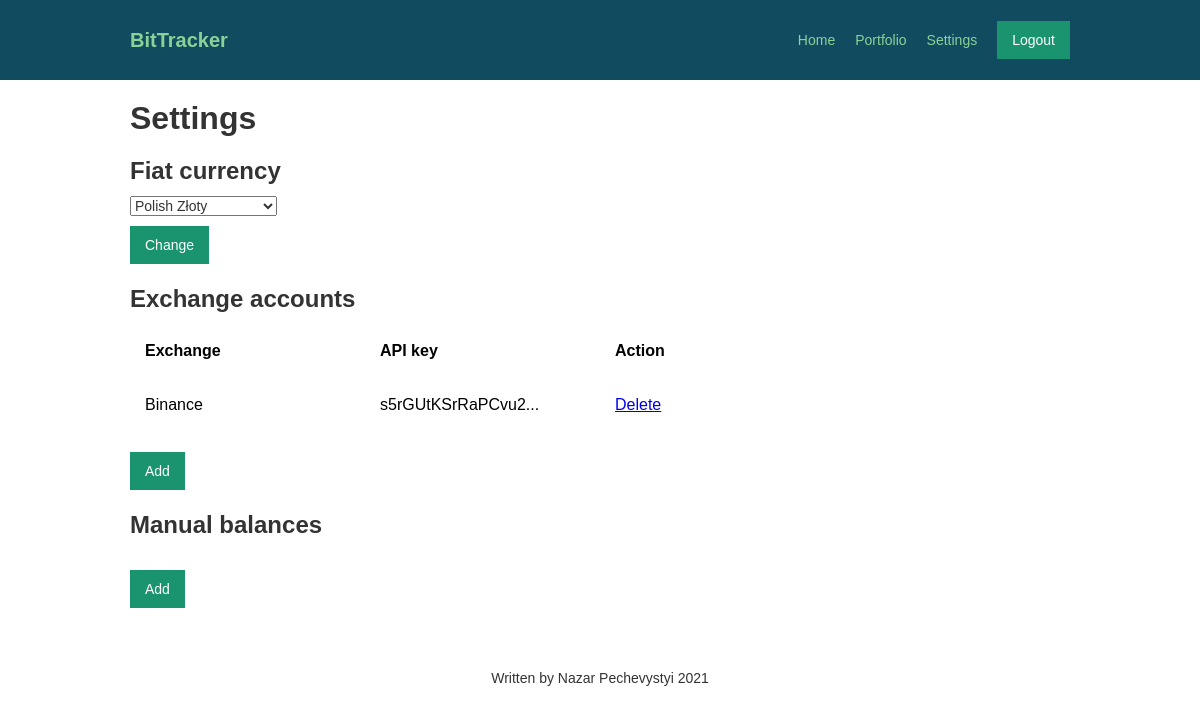
Page /settings (signed in) on the earlier database version.
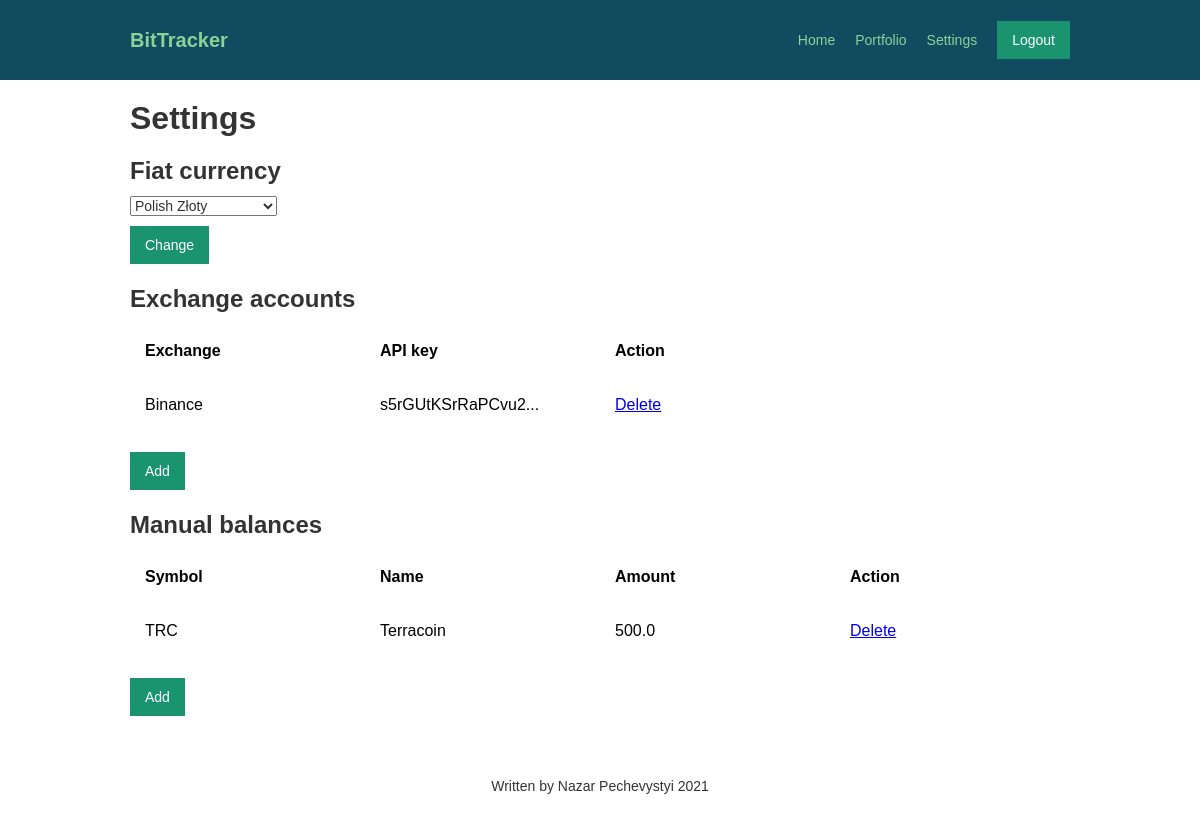
Same page on the later database version.
### tracker/models.py (models this page shows, shortened)
class UserProfile(models.Model):
    user = models.OneToOneField(User, on_delete=models.CASCADE)
    fiat = models.ForeignKey(Fiat, on_delete=models.CASCADE, default='USD')

class ExchangeAccount(models.Model):
    user = models.ForeignKey(UserProfile, on_delete=models.CASCADE)
    exchange = models.ForeignKey(Exchange, on_delete=models.CASCADE)
    key = models.CharField(max_length=1024)
    secret = models.CharField(max_length=1024)

class Exchange(models.Model):
    name = models.CharField(max_length=64, primary_key=True)
    def __str__(self):
        return f"{self.name}"

class Balance(models.Model):
    crypto = models.ForeignKey(Crypto, on_delete=models.CASCADE)
    amount = models.FloatField(null=True, blank=True)
    date = models.DateTimeField(auto_now=True)
    class Meta:
        abstract = True

class ManualBalance(Balance):
    user = models.ForeignKey(UserProfile, on_delete=models.CASCADE)

class Crypto(models.Model):
    symbol = models.CharField(max_length=10, primary_key=True)
    name = models.CharField(max_length=32)

### tracker/views.py (the view)
# urls.py: path('settings', views.settings, name='settings'),
@login_required
def settings(request):
    profile = UserProfile.objects.get(user=request.user)
    if request.method == 'POST':
        fiat_form = UserProfileFiatForm(
            request.POST,
            instance=profile
        )
        if fiat_form.is_valid():
            fiat_form.save()
            return redirect('settings')
    else:
        fiat_form = UserProfileFiatForm(instance=profile)
    exchange_accounts = ExchangeAccount.objects.filter(user=profile)
    manual_balances = ManualBalance.objects.filter(user=profile)
    context = {'fiat_form': fiat_form,
               'exchange_accounts': exchange_accounts,
               'manual_balances': manual_balances}
    return render(request, 'settings.html', context)

### tracker/forms.py
class UserProfileFiatForm(ModelForm):
    class Meta:
        model = UserProfile
        fields = ('fiat',)

### tracker/models.py (called while the page is built)
    def __str__(self):
        return self.name

### tracker/templates/settings.html (shortened to what this page needs)
{% extends "base.html" %}
{% block content %}
    <h2>Settings</h2>
    <h3>Fiat currency</h3>
    <form method="post">
    {% for field in fiat_form %}
      <p>
        {{ field }}
      </p>
    {% endfor %}
    <button type="submit" class="button w-button">Change</button>
  </form>
    <h3>Exchange accounts</h3>
    {% if exchange_accounts %}
    <div class="table__wrapper">
        <div class="table-point">
            <div class="column">
                <div class="title-text"><strong>Exchange</strong></div>
            </div>
            <div class="column">
                <div class="title-text"><strong>API key</strong></div>
            </div>
            <div class="column">
                <div class="title-text"><strong>Action</strong></div>
            </div>
        </div>
        {% for account in exchange_accounts %}
            <div class="table-point grey">
                <div class="column">
                    <div class="title-text">{{ account.exchange }}</div>
                </div>
                <div class="column">
                    <div class="title-text">{{ account.key|slice:":16" }}...</div>
                </div>
                <div class="column">
                    <div class="title-text"><a href="{% url 'delete_exchange_account' pk=account.pk %}">Delete</a></div>
                </div>
            </div>
        {% endfor %}
    </div>
    {% endif %}
    <br>
    <a href="{% url 'add_exchange_account' %}" class="button w-button">Add</a>
    <h3>Manual balances</h3>
    {% if manual_balances %}
    <div class="table__wrapper">
        <div class="table-point">
            <div class="column">
                <div class="title-text"><strong>Symbol</strong></div>
            </div>
            <div class="column">
                <div class="title-text"><strong>Name</strong></div>
            </div>
            <div class="column">
                <div class="title-text"><strong>Amount</strong></div>
            </div>
            <div class="column">
                <div class="title-text"><strong>Action</strong></div>
            </div>
        </div>
        {% for balance in manual_balances %}
            <div class="table-point grey">
                <div class="column">
                    <div class="title-text">{{ balance.crypto.symbol }}</div>
                </div>
                <div class="column">
                    <div class="title-text">{{ balance.crypto.name }}</div>
                </div>
                <div class="column">
                    <div class="title-text">{{ balance.amount }}</div>
                </div>
                <div class="column">
                    <div class="title-text"><a href="{% url 'delete_manual_balance' pk=balance.pk %}">Delete</a></div>
                </div>
            </div>
        {% endfor %}
    </div>
    {% endif %}
    <br>
    <a href="{% url 'add_manual_balance' %}" class="button w-button">Add</a>
{% endblock %}

### tracker/templates/base.html (shortened to what this page needs)
<!DOCTYPE html>
<html data-wf-page="60b5f42e18d38e7ea90a985f" data-wf-site="60b5f42e18d38e31650a985e" lang="en">
<head>
    {% load static %}
    <link href="{% static 'css/normalize.css' %}" rel="stylesheet" type="text/css">
    <link href="{% static 'css/webflow.css' %}" rel="stylesheet" type="text/css">
    <link href="{% static 'css/bittracker.css' %}" rel="stylesheet" type="text/css">
</head>
<body>
<header id="nav" class="sticky-nav">
    <nav class="w-container">
        <ul role="list" class="nav-grid w-list-unstyled">
            <li id="w-node-_7c6dec11-39cd-a187-c47d-a0199d4d9470-a90a985f" class="list-item">BitTracker</li>
            <li>
                <a href="{% url 'home' %}" class="nav-link">Home</a>
            </li>
            {% if user.is_authenticated %}
                <li>
                    <a href="{% url 'portfolio' %}" class="nav-link">Portfolio</a>
                </li>
                <a href="{% url 'settings' %}" class="nav-link">Settings</a>
                <li>
                    <a href="{% url 'logout' %}" class="button w-button">Logout</a>
                </li>
            {% else %}
                <li>
                    <a href="{% url 'login' %}" class="button w-button">Log in</a>
                </li>
            {% endif %}
        </ul>
    </nav>
</header>
<div class="main">
    <div class="w-container">
        {% block content %}{% endblock %}
    </div>
</div>
<footer id="footer" class="footer">
    <div class="w-container">
        <div><p>Written by Nazar Pechevystyi 2021</p></div>
    </div>
</footer>
</body>
</html>

### tracker/static/css/webflow.css (style rules this page uses)
* { -webkit-box-sizing: border-box; -moz-box-sizing: border-box; box-sizing: border-box; }
html { height: 100%; }
body { margin: 0; min-height: 100%; background-color: #fff; font-family: Arial, sans-serif; font-size: 14px; line-height: 20px; color: #333; }
.w-button { display: inline-block; padding: 9px 15px; background-color: #3898EC; color: white; border: 0; line-height: inherit; text-decoration: none; cursor: pointer; border-radius: 0; }
h1, h2, h3, h4, h5, h6 { font-weight: bold; margin-bottom: 10px; }
h2 { font-size: 32px; line-height: 36px; margin-top: 20px; }
h3 { font-size: 24px; line-height: 30px; margin-top: 20px; }
p { margin-top: 0; margin-bottom: 10px; }
ul, ol { margin-top: 0px; margin-bottom: 10px; padding-left: 40px; }
.w-list-unstyled { padding-left: 0; list-style: none; }
button, html input[type="button"], input[type="reset"] { border: 0; cursor: pointer; -webkit-appearance: button; }
.w-container { margin-left: auto; margin-right: auto; max-width: 940px; }
.w-container:before, .w-container:after { content: " "; display: table; grid-column-start: 1; grid-row-start: 1; grid-column-end: 2; grid-row-end: 2; }
.w-container:after { clear: both; }

### tracker/static/css/bittracker.css (style rules this page uses)
.footer { padding-top: 60px; padding-bottom: 40px; -webkit-box-align: start; -webkit-align-items: flex-start; -ms-flex-align: start; align-items: flex-start; text-align: center; }
.list-item { font-size: 20px; font-weight: 700; }
.sticky-nav { position: -webkit-sticky; position: sticky; top: 0px; z-index: 1; display: block; padding: 20px; background-color: #114b5f; }
.nav-grid { display: -ms-grid; display: grid; width: 100%; margin: 0px; padding: 0px; -webkit-box-pack: start; -webkit-justify-content: start; -ms-flex-pack: start; justify-content: start; -webkit-box-align: center; -webkit-align-items: center; -ms-flex-align: center; align-items: center; -webkit-align-content: stretch; -ms-flex-line-pack: stretch; align-content: stretch; grid-auto-flow: column; grid-auto-columns: -webkit-max-content; grid-auto-columns: max-content; grid-column-gap: 20px; grid-row-gap: 20px; -ms-grid-columns: 1fr -webkit-max-content -webkit-max-content -webkit-max-content; -ms-grid-columns: 1fr max-content max-content max-content; grid-template-columns: 1fr -webkit-max-content -webkit-max-content -webkit-max-content; grid-template-columns: 1fr max-content max-content max-content; -ms-grid-rows: auto; grid-template-rows: auto; color: #88d498; }
.nav-link { position: static; display: block; margin-right: 0px; margin-left: 0px; padding: 10px 0px; float: none; color: #88d498; text-decoration: none; }
.button { background-color: #1a936f; }
#w-node-_7c6dec11-39cd-a187-c47d-a0199d4d9470-a90a985f { -ms-grid-column-align: start; justify-self: start; }
.table__wrapper { display: -webkit-box; display: -webkit-flex; display: -ms-flexbox; display: flex; -webkit-box-orient: vertical; -webkit-box-direction: normal; -webkit-flex-direction: column; -ms-flex-direction: column; flex-direction: column; -webkit-box-align: stretch; -webkit-align-items: stretch; -ms-flex-align: stretch; align-items: stretch; }
.title-text { display: inline; color: #000; font-size: 16px; line-height: 24px; }
.table-point { display: -webkit-box; display: -webkit-flex; display: -ms-flexbox; display: flex; -webkit-box-align: center; -webkit-align-items: center; -ms-flex-align: center; align-items: center; }
.column { width: 25%; padding: 15px; }

Differences in the rows shown:
added ManualBalance: crypto.symbol "TRC", crypto.name "Terracoin", amount "500.0"
Other differences:
text now shown: "Symbol Name Amount Action"
